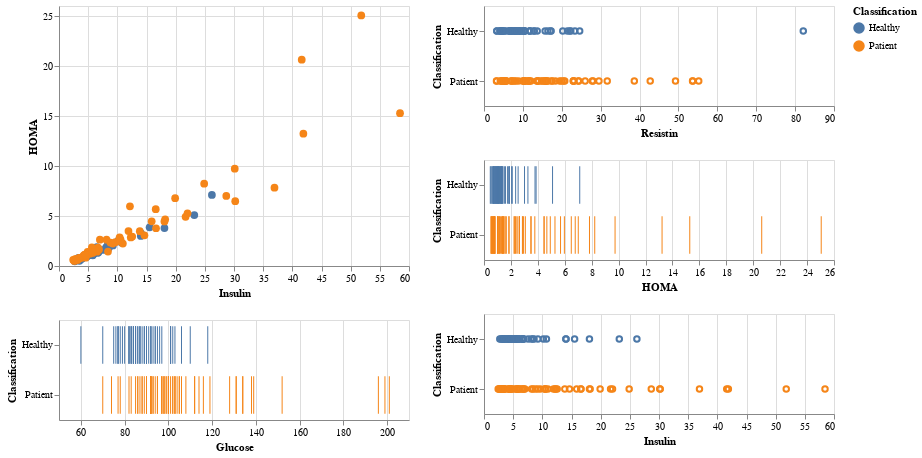

Source (notebook cell):
### Code cell
input_dropdown = alt.binding_select(options=[None,'Healthy Control','Patient'],labels=['All','Healthy Control','Patient'])
highlight = alt.selection(type='single',bind=input_dropdown, name='Classification',fields=['Classification'])
brush = alt.selection(type='interval')


scatter = alt.Chart(dataset).mark_circle(size=60).encode(
    x='Insulin',
    y='HOMA',
    color=alt.Color('Classification:N', scale=alt.Scale(scheme='tableau10')),
    opacity=alt.condition(highlight | brush, alt.value(1.0), alt.value(0.1)),
).properties(
    width=350,
    height=260,
    selection=highlight
).add_selection(
    brush
)

tick_axis = alt.Axis()

x_ticks1 = alt.Chart(dataset).mark_tick().encode(
    alt.X('Glucose:Q', axis=tick_axis, scale=alt.Scale(domain=[50, 210])),
    alt.Y('Classification:N', title='Classification', axis=tick_axis),
    color=alt.Color('Classification:N', scale=alt.Scale(scheme='tableau10')),
    opacity=alt.condition(highlight | brush , alt.value(1.0), alt.value(0.1))
).properties(
    height=100,
    width=350,
).add_selection(
    highlight
).add_selection(
    brush
)

x_ticks2 = alt.Chart(dataset).mark_point().encode(
    alt.X('Resistin:Q', axis=tick_axis),
    alt.Y('Classification:N', title='Classification', axis=tick_axis),
    color=alt.Color('Classification:N', scale=alt.Scale(scheme='tableau10')),
    opacity=alt.condition(highlight | brush , alt.value(1.0), alt.value(0.1))
).properties(
    height=100,
    width=350,
).add_selection(
    highlight
).add_selection(
    brush
)

x_ticks3 = alt.Chart(dataset).mark_tick().encode(
    alt.X('HOMA:Q', axis=tick_axis),
    alt.Y('Classification:N', title='Classification', axis=tick_axis),
    color=alt.Color('Classification:N', scale=alt.Scale(scheme='tableau10')),
    opacity=alt.condition(highlight | brush , alt.value(1.0), alt.value(0.1))
).properties(
    height=100,
    width=350,
).add_selection(
    highlight
).add_selection(
    brush
)

x_ticks4 = alt.Chart(dataset).mark_point().encode(
    alt.X('Insulin:Q', axis=tick_axis),
    alt.Y('Classification:N', title='Classification', axis=tick_axis),
    color=alt.Color('Classification:N', scale=alt.Scale(scheme='tableau10')),
    opacity=alt.condition(highlight | brush , alt.value(1.0), alt.value(0.1))
).properties(
    height=100,
    width=350,
).add_selection(
    highlight
).add_selection(
    brush
)

scatter & x_ticks1 |  x_ticks2 & x_ticks3 & x_ticks4

### Figure 1 — Vega-Lite specification as saved in the notebook (floating-point values rounded to 4 significant figures)
{"config": {"view": {"continuousWidth": 400, "continuousHeight": 300}}, "hconcat": [{"vconcat": [{"mark": {"type": "circle", "size": 60}, "encoding": {"color": {"type": "nominal", "field": "Classification", "scale": {"scheme": "tableau10"}}, "opacity": {"condition": {"value": 1.0, "selection": {"or": ["Classification", "selector002"]}}, "value": 0.1}, "x": {"type": "quantitative", "field": "Insulin"}, "y": {"type": "quantitative", "field": "HOMA"}}, "height": 260, "selection": {"Classification": {"type": "single", "bind": {"input": "select", "options": [null, "Healthy Control", "Patient"], "labels": ["All", "Healthy Control", "Patient"]}, "fields": ["Classification"]}, "selector002": {"type": "interval"}}, "width": 350}, {"mark": "tick", "encoding": {"color": {"type": "nominal", "field": "Classification", "scale": {"scheme": "tableau10"}}, "opacity": {"condition": {"value": 1.0, "selection": {"or": ["Classification", "selector002"]}}, "value": 0.1}, "x": {"type": "quantitative", "axis": {}, "field": "Glucose", "scale": {"domain": [50, 210]}}, "y": {"type": "nominal", "axis": {}, "field": "Classification", "title": "Classification"}}, "height": 100, "selection": {"Classification": {"type": "single", "bind": {"input": "select", "options": [null, "Healthy Control", "Patient"], "labels": ["All", "Healthy Control", "Patient"]}, "fields": ["Classification"]}, "selector002": {"type": "interval"}}, "width": 350}]}, {"vconcat": [{"mark": "point", "encoding": {"color": {"type": "nominal", "field": "Classification", "scale": {"scheme": "tableau10"}}, "opacity": {"condition": {"value": 1.0, "selection": {"or": ["Classification", "selector002"]}}, "value": 0.1}, "x": {"type": "quantitative", "axis": {}, "field": "Resistin"}, "y": {"type": "nominal", "axis": {}, "field": "Classification", "title": "Classification"}}, "height": 100, "selection": {"Classification": {"type": "single", "bind": {"input": "select", "options": [null, "Healthy Control", "Patient"], "labels": ["All", "Healthy Control", "Patient"]}, "fields": ["Classification"]}, "selector002": {"type": "interval"}}, "width": 350}, {"mark": "tick", "encoding": {"color": {"type": "nominal", "field": "Classification", "scale": {"scheme": "tableau10"}}, "opacity": {"condition": {"value": 1.0, "selection": {"or": ["Classification", "selector002"]}}, "value": 0.1}, "x": {"type": "quantitative", "axis": {}, "field": "HOMA"}, "y": {"type": "nominal", "axis": {}, "field": "Classification", "title": "Classification"}}, "height": 100, "selection": {"Classification": {"type": "single", "bind": {"input": "select", "options": [null, "Healthy Control", "Patient"], "labels": ["All", "Healthy Control", "Patient"]}, "fields": ["Classification"]}, "selector002": {"type": "interval"}}, "width": 350}, {"mark": "point", "encoding": {"color": {"type": "nominal", "field": "Classification", "scale": {"scheme": "tableau10"}}, "opacity": {"condition": {"value": 1.0, "selection": {"or": ["Classification", "selector002"]}}, "value": 0.1}, "x": {"type": "quantitative", "axis": {}, "field": "Insulin"}, "y": {"type": "nominal", "axis": {}, "field": "Classification", "title": "Classification"}}, "height": 100, "selection": {"Classification": {"type": "single", "bind": {"input": "select", "options": [null, "Healthy Control", "Patient"], "labels": ["All", "Healthy Control", "Patient"]}, "fields": ["Classification"]}, "selector002": {"type": "interval"}}, "width": 350}]}], "data": {"name": "data-4ab163a91e553ca35fdad7e1e7ddbe9f"}, "$schema": "https://vega.github.io/schema/vega-lite/v4.8.1.json", "datasets": {"data-4ab163a91e553ca35fdad7e1e7ddbe9f": [{"Age": 48, "BMI": 23.5, "Glucose": 70, "Insulin": 2.707, "HOMA": 0.4674, "Leptin": 8.807, "Adiponectin": 9.702, "Resistin": 7.996, "MCP": 417.1, "Classification": "Healthy"}, {"Age": 83, "BMI": 20.69, "Glucose": 92, "Insulin": 3.115, "HOMA": 0.7069, "Leptin": 8.844, "Adiponectin": 5.429, "Resistin": 4.064, "MCP": 468.8, "Classification": "Healthy"}, {"Age": 82, "BMI": 23.12, "Glucose": 91, "Insulin": 4.498, "HOMA": 1.01, "Leptin": 17.94, "Adiponectin": 22.43, "Resistin": 9.277, "MCP": 554.7, "Classification": "Healthy"}, {"Age": 68, "BMI": 21.37, "Glucose": 77, "Insulin": 3.226, "HOMA": 0.6127, "Leptin": 9.883, "Adiponectin": 7.17, "Resistin": 12.77, "MCP": 928.2, "Classification": "Healthy"}, {"Age": 86, "BMI": 21.11, "Glucose": 92, "Insulin": 3.549, "HOMA": 0.8054, "Leptin": 6.699, "Adiponectin": 4.819, "Resistin": 10.58, "MCP": 773.9, "Classification": "Healthy"}, {"Age": 49, "BMI": 22.85, "Glucose": 92, "Insulin": 3.226, "HOMA": 0.7321, "Leptin": 6.832, "Adiponectin": 13.68, "Resistin": 10.32, "MCP": 530.4, "Classification": "Healthy"}, {"Age": 89, "BMI": 22.7, "Glucose": 77, "Insulin": 4.69, "HOMA": 0.8908, "Leptin": 6.964, "Adiponectin": 5.59, "Resistin": 12.94, "MCP": 1256.0, "Classification": "Healthy"}, {"Age": 76, "BMI": 23.8, "Glucose": 118, "Insulin": 6.47, "HOMA": 1.883, "Leptin": 4.311, "Adiponectin": 13.25, "Resistin": 5.104, "MCP": 280.7, "Classification": "Healthy"}, {"Age": 73, "BMI": 22.0, "Glucose": 97, "Insulin": 3.35, "HOMA": 0.8015, "Leptin": 4.47, "Adiponectin": 10.36, "Resistin": 6.284, "MCP": 136.9, "Classification": "Healthy"}, {"Age": 75, "BMI": 23.0, "Glucose": 83, "Insulin": 4.952, "HOMA": 1.014, "Leptin": 17.13, "Adiponectin": 11.58, "Resistin": 7.091, "MCP": 318.3, "Classification": "Healthy"}, {"Age": 34, "BMI": 21.47, "Glucose": 78, "Insulin": 3.469, "HOMA": 0.6674, "Leptin": 14.57, "Adiponectin": 13.11, "Resistin": 6.92, "MCP": 354.6, "Classification": "Healthy"}, {"Age": 29, "BMI": 23.01, "Glucose": 82, "Insulin": 5.663, "HOMA": 1.145, "Leptin": 35.59, "Adiponectin": 26.72, "Resistin": 4.58, "MCP": 174.8, "Classification": "Healthy"}, {"Age": 25, "BMI": 22.86, "Glucose": 82, "Insulin": 4.09, "HOMA": 0.8273, "Leptin": 20.45, "Adiponectin": 23.67, "Resistin": 5.14, "MCP": 313.7, "Classification": "Healthy"}, {"Age": 24, "BMI": 18.67, "Glucose": 88, "Insulin": 6.107, "HOMA": 1.33, "Leptin": 8.88, "Adiponectin": 36.06, "Resistin": 6.85, "MCP": 632.2, "Classification": "Healthy"}, {"Age": 38, "BMI": 23.34, "Glucose": 75, "Insulin": 5.782, "HOMA": 1.07, "Leptin": 15.26, "Adiponectin": 17.95, "Resistin": 9.35, "MCP": 165.0, "Classification": "Healthy"}, {"Age": 44, "BMI": 20.76, "Glucose": 86, "Insulin": 7.553, "HOMA": 1.6, "Leptin": 14.09, "Adiponectin": 20.32, "Resistin": 7.64, "MCP": 63.61, "Classification": "Healthy"}, {"Age": 47, "BMI": 22.03, "Glucose": 84, "Insulin": 2.869, "HOMA": 0.59, "Leptin": 26.65, "Adiponectin": 38.04, "Resistin": 3.32, "MCP": 191.7, "Classification": "Healthy"}, {"Age": 61, "BMI": 32.04, "Glucose": 85, "Insulin": 18.08, "HOMA": 3.79, "Leptin": 30.77, "Adiponectin": 7.78, "Resistin": 13.68, "MCP": 444.4, "Classification": "Healthy"}, {"Age": 64, "BMI": 34.53, "Glucose": 95, "Insulin": 4.427, "HOMA": 1.037, "Leptin": 21.21, "Adiponectin": 5.463, "Resistin": 6.702, "MCP": 252.4, "Classification": "Healthy"}, {"Age": 32, "BMI": 36.51, "Glucose": 87, "Insulin": 14.03, "HOMA": 3.01, "Leptin": 49.37, "Adiponectin": 5.1, "Resistin": 17.1, "MCP": 588.5, "Classification": "Healthy"}, {"Age": 36, "BMI": 28.58, "Glucose": 86, "Insulin": 4.345, "HOMA": 0.9217, "Leptin": 15.12, "Adiponectin": 8.6, "Resistin": 9.154, "MCP": 534.2, "Classification": "Healthy"}, {"Age": 34, "BMI": 31.98, "Glucose": 87, "Insulin": 4.53, "HOMA": 0.9721, "Leptin": 28.75, "Adiponectin": 7.643, "Resistin": 5.626, "MCP": 572.8, "Classification": "Healthy"}, {"Age": 29, "BMI": 32.27, "Glucose": 84, "Insulin": 5.81, "HOMA": 1.204, "Leptin": 45.62, "Adiponectin": 6.21, "Resistin": 24.6, "MCP": 905.0, "Classification": "Healthy"}, {"Age": 35, "BMI": 30.28, "Glucose": 84, "Insulin": 4.376, "HOMA": 0.9067, "Leptin": 39.21, "Adiponectin": 9.048, "Resistin": 16.44, "MCP": 733.8, "Classification": "Healthy"}, {"Age": 54, "BMI": 30.48, "Glucose": 90, "Insulin": 5.537, "HOMA": 1.229, "Leptin": 12.33, "Adiponectin": 9.731, "Resistin": 10.19, "MCP": 1228.0, "Classification": "Healthy"}, {"Age": 45, "BMI": 37.04, "Glucose": 83, "Insulin": 6.76, "HOMA": 1.384, "Leptin": 39.98, "Adiponectin": 4.617, "Resistin": 8.704, "MCP": 586.2, "Classification": "Healthy"}, {"Age": 50, "BMI": 38.58, "Glucose": 106, "Insulin": 6.703, "HOMA": 1.753, "Leptin": 46.64, "Adiponectin": 4.668, "Resistin": 11.78, "MCP": 887.2, "Classification": "Healthy"}, {"Age": 66, "BMI": 31.45, "Glucose": 90, "Insulin": 9.245, "HOMA": 2.052, "Leptin": 45.96, "Adiponectin": 10.36, "Resistin": 23.38, "MCP": 1102.0, "Classification": "Healthy"}, {"Age": 35, "BMI": 35.25, "Glucose": 90, "Insulin": 6.817, "HOMA": 1.513, "Leptin": 50.61, "Adiponectin": 6.967, "Resistin": 22.04, "MCP": 667.9, "Classification": "Healthy"}, {"Age": 36, "BMI": 34.17, "Glucose": 80, "Insulin": 6.59, "HOMA": 1.3, "Leptin": 10.28, "Adiponectin": 5.066, "Resistin": 15.72, "MCP": 581.3, "Classification": "Healthy"}, {"Age": 66, "BMI": 36.21, "Glucose": 101, "Insulin": 15.53, "HOMA": 3.87, "Leptin": 74.71, "Adiponectin": 7.54, "Resistin": 22.32, "MCP": 865.0, "Classification": "Healthy"}, {"Age": 53, "BMI": 36.79, "Glucose": 101, "Insulin": 10.18, "HOMA": 2.535, "Leptin": 27.18, "Adiponectin": 20.03, "Resistin": 10.26, "MCP": 695.8, "Classification": "Healthy"}, {"Age": 28, "BMI": 35.86, "Glucose": 87, "Insulin": 8.576, "HOMA": 1.84, "Leptin": 68.51, "Adiponectin": 4.794, "Resistin": 21.44, "MCP": 358.6, "Classification": "Healthy"}, {"Age": 43, "BMI": 34.42, "Glucose": 89, "Insulin": 23.19, "HOMA": 5.092, "Leptin": 31.21, "Adiponectin": 8.301, "Resistin": 6.71, "MCP": 960.2, "Classification": "Healthy"}, {"Age": 51, "BMI": 27.69, "Glucose": 77, "Insulin": 3.855, "HOMA": 0.7322, "Leptin": 20.09, "Adiponectin": 3.192, "Resistin": 10.38, "MCP": 473.9, "Classification": "Healthy"}, {"Age": 67, "BMI": 29.61, "Glucose": 79, "Insulin": 5.819, "HOMA": 1.134, "Leptin": 21.9, "Adiponectin": 2.194, "Resistin": 4.207, "MCP": 585.3, "Classification": "Healthy"}, {"Age": 66, "BMI": 31.24, "Glucose": 82, "Insulin": 4.181, "HOMA": 0.8457, "Leptin": 16.22, "Adiponectin": 4.267, "Resistin": 3.292, "MCP": 634.6, "Classification": "Healthy"}, {"Age": 69, "BMI": 35.09, "Glucose": 101, "Insulin": 5.646, "HOMA": 1.407, "Leptin": 83.48, "Adiponectin": 6.797, "Resistin": 82.1, "MCP": 263.5, "Classification": "Healthy"}, {"Age": 60, "BMI": 26.35, "Glucose": 103, "Insulin": 5.138, "HOMA": 1.305, "Leptin": 24.3, "Adiponectin": 2.194, "Resistin": 20.25, "MCP": 379.0, "Classification": "Healthy"}, {"Age": 77, "BMI": 35.59, "Glucose": 76, "Insulin": 3.881, "HOMA": 0.7276, "Leptin": 21.79, "Adiponectin": 8.126, "Resistin": 17.26, "MCP": 618.3, "Classification": "Healthy"}, {"Age": 76, "BMI": 29.22, "Glucose": 83, "Insulin": 5.376, "HOMA": 1.101, "Leptin": 28.56, "Adiponectin": 7.37, "Resistin": 8.044, "MCP": 698.8, "Classification": "Healthy"}, {"Age": 76, "BMI": 27.2, "Glucose": 94, "Insulin": 14.07, "HOMA": 3.262, "Leptin": 35.89, "Adiponectin": 9.347, "Resistin": 8.416, "MCP": 377.2, "Classification": "Healthy"}, {"Age": 75, "BMI": 27.3, "Glucose": 85, "Insulin": 5.197, "HOMA": 1.09, "Leptin": 10.39, "Adiponectin": 9.001, "Resistin": 7.577, "MCP": 335.4, "Classification": "Healthy"}, {"Age": 69, "BMI": 32.5, "Glucose": 93, "Insulin": 5.43, "HOMA": 1.246, "Leptin": 15.14, "Adiponectin": 11.79, "Resistin": 11.79, "MCP": 270.1, "Classification": "Healthy"}, {"Age": 71, "BMI": 30.3, "Glucose": 102, "Insulin": 8.34, "HOMA": 2.098, "Leptin": 56.5, "Adiponectin": 8.13, "Resistin": 4.299, "MCP": 201.0, "Classification": "Healthy"}, {"Age": 66, "BMI": 27.7, "Glucose": 90, "Insulin": 6.042, "HOMA": 1.341, "Leptin": 24.85, "Adiponectin": 7.652, "Resistin": 6.705, "MCP": 225.9, "Classification": "Healthy"}, {"Age": 75, "BMI": 25.7, "Glucose": 94, "Insulin": 8.079, "HOMA": 1.873, "Leptin": 65.93, "Adiponectin": 3.741, "Resistin": 4.497, "MCP": 206.8, "Classification": "Healthy"}, {"Age": 78, "BMI": 25.3, "Glucose": 60, "Insulin": 3.508, "HOMA": 0.5192, "Leptin": 6.633, "Adiponectin": 10.57, "Resistin": 4.664, "MCP": 209.7, "Classification": "Healthy"}, {"Age": 69, "BMI": 29.4, "Glucose": 89, "Insulin": 10.7, "HOMA": 2.35, "Leptin": 45.27, "Adiponectin": 8.286, "Resistin": 4.53, "MCP": 215.8, "Classification": "Healthy"}, {"Age": 85, "BMI": 26.6, "Glucose": 96, "Insulin": 4.462, "HOMA": 1.057, "Leptin": 7.85, "Adiponectin": 7.932, "Resistin": 9.614, "MCP": 232.0, "Classification": "Healthy"}, {"Age": 76, "BMI": 27.1, "Glucose": 110, "Insulin": 26.21, "HOMA": 7.112, "Leptin": 21.78, "Adiponectin": 4.936, "Resistin": 8.494, "MCP": 45.84, "Classification": "Healthy"}, {"Age": 77, "BMI": 25.9, "Glucose": 85, "Insulin": 4.58, "HOMA": 0.9603, "Leptin": 13.74, "Adiponectin": 9.753, "Resistin": 11.77, "MCP": 488.8, "Classification": "Healthy"}, {"Age": 45, "BMI": 21.3, "Glucose": 102, "Insulin": 13.85, "HOMA": 3.485, "Leptin": 7.648, "Adiponectin": 21.06, "Resistin": 23.03, "MCP": 552.4, "Classification": "Patient"}, {"Age": 45, "BMI": 20.83, "Glucose": 74, "Insulin": 4.56, "HOMA": 0.8324, "Leptin": 7.753, "Adiponectin": 8.237, "Resistin": 28.03, "MCP": 383.0, "Classification": "Patient"}, {"Age": 49, "BMI": 20.96, "Glucose": 94, "Insulin": 12.3, "HOMA": 2.853, "Leptin": 11.24, "Adiponectin": 8.412, "Resistin": 23.12, "MCP": 573.6, "Classification": "Patient"}, {"Age": 34, "BMI": 24.24, "Glucose": 92, "Insulin": 21.7, "HOMA": 4.924, "Leptin": 16.74, "Adiponectin": 21.82, "Resistin": 12.07, "MCP": 481.9, "Classification": "Patient"}, {"Age": 42, "BMI": 21.36, "Glucose": 93, "Insulin": 2.999, "HOMA": 0.688, "Leptin": 19.08, "Adiponectin": 8.463, "Resistin": 17.38, "MCP": 321.9, "Classification": "Patient"}, {"Age": 68, "BMI": 21.08, "Glucose": 102, "Insulin": 6.2, "HOMA": 1.56, "Leptin": 9.699, "Adiponectin": 8.575, "Resistin": 13.74, "MCP": 448.8, "Classification": "Patient"}, {"Age": 51, "BMI": 19.13, "Glucose": 93, "Insulin": 4.364, "HOMA": 1.001, "Leptin": 11.08, "Adiponectin": 5.808, "Resistin": 5.571, "MCP": 90.6, "Classification": "Patient"}, {"Age": 62, "BMI": 22.66, "Glucose": 92, "Insulin": 3.482, "HOMA": 0.7902, "Leptin": 9.865, "Adiponectin": 11.24, "Resistin": 10.7, "MCP": 704.0, "Classification": "Patient"}, {"Age": 38, "BMI": 22.5, "Glucose": 95, "Insulin": 5.261, "HOMA": 1.233, "Leptin": 8.438, "Adiponectin": 4.772, "Resistin": 15.74, "MCP": 199.1, "Classification": "Patient"}, {"Age": 69, "BMI": 21.51, "Glucose": 112, "Insulin": 6.683, "HOMA": 1.846, "Leptin": 32.58, "Adiponectin": 4.138, "Resistin": 15.7, "MCP": 713.2, "Classification": "Patient"}, {"Age": 49, "BMI": 21.37, "Glucose": 78, "Insulin": 2.64, "HOMA": 0.5079, "Leptin": 6.334, "Adiponectin": 3.886, "Resistin": 22.94, "MCP": 737.7, "Classification": "Patient"}, {"Age": 51, "BMI": 22.89, "Glucose": 103, "Insulin": 2.74, "HOMA": 0.6961, "Leptin": 8.016, "Adiponectin": 9.35, "Resistin": 11.55, "MCP": 359.2, "Classification": "Patient"}, {"Age": 59, "BMI": 22.83, "Glucose": 98, "Insulin": 6.862, "HOMA": 1.659, "Leptin": 14.9, "Adiponectin": 4.23, "Resistin": 8.205, "MCP": 355.3, "Classification": "Patient"}, {"Age": 45, "BMI": 23.14, "Glucose": 116, "Insulin": 4.902, "HOMA": 1.403, "Leptin": 18.0, "Adiponectin": 4.295, "Resistin": 5.263, "MCP": 518.6, "Classification": "Patient"}, {"Age": 54, "BMI": 24.22, "Glucose": 86, "Insulin": 3.73, "HOMA": 0.7913, "Leptin": 8.687, "Adiponectin": 3.705, "Resistin": 10.34, "MCP": 635.0, "Classification": "Patient"}, {"Age": 64, "BMI": 22.22, "Glucose": 98, "Insulin": 5.7, "HOMA": 1.378, "Leptin": 12.19, "Adiponectin": 4.784, "Resistin": 13.91, "MCP": 396.0, "Classification": "Patient"}, {"Age": 46, "BMI": 20.83, "Glucose": 88, "Insulin": 3.42, "HOMA": 0.7424, "Leptin": 12.87, "Adiponectin": 18.55, "Resistin": 13.56, "MCP": 301.2, "Classification": "Patient"}, {"Age": 44, "BMI": 19.56, "Glucose": 114, "Insulin": 15.89, "HOMA": 4.468, "Leptin": 13.08, "Adiponectin": 20.37, "Resistin": 4.62, "MCP": 220.7, "Classification": "Patient"}, {"Age": 45, "BMI": 20.26, "Glucose": 92, "Insulin": 3.44, "HOMA": 0.7807, "Leptin": 7.65, "Adiponectin": 16.67, "Resistin": 7.84, "MCP": 193.9, "Classification": "Patient"}, {"Age": 44, "BMI": 24.74, "Glucose": 106, "Insulin": 58.46, "HOMA": 15.29, "Leptin": 18.16, "Adiponectin": 16.1, "Resistin": 5.31, "MCP": 244.8, "Classification": "Patient"}, {"Age": 51, "BMI": 18.37, "Glucose": 105, "Insulin": 6.03, "HOMA": 1.562, "Leptin": 9.62, "Adiponectin": 12.76, "Resistin": 3.21, "MCP": 513.7, "Classification": "Patient"}, {"Age": 72, "BMI": 23.62, "Glucose": 105, "Insulin": 4.42, "HOMA": 1.145, "Leptin": 21.78, "Adiponectin": 17.86, "Resistin": 4.82, "MCP": 195.9, "Classification": "Patient"}, {"Age": 46, "BMI": 22.21, "Glucose": 86, "Insulin": 36.94, "HOMA": 7.836, "Leptin": 10.16, "Adiponectin": 9.76, "Resistin": 5.68, "MCP": 312.0, "Classification": "Patient"}, {"Age": 43, "BMI": 26.56, "Glucose": 101, "Insulin": 10.55, "HOMA": 2.63, "Leptin": 9.8, "Adiponectin": 6.42, "Resistin": 16.1, "MCP": 806.7, "Classification": "Patient"}, {"Age": 55, "BMI": 31.98, "Glucose": 92, "Insulin": 16.64, "HOMA": 3.775, "Leptin": 37.22, "Adiponectin": 11.02, "Resistin": 7.165, "MCP": 483.4, "Classification": "Patient"}, {"Age": 43, "BMI": 31.25, "Glucose": 103, "Insulin": 4.328, "HOMA": 1.1, "Leptin": 25.78, "Adiponectin": 12.72, "Resistin": 38.65, "MCP": 775.3, "Classification": "Patient"}, {"Age": 86, "BMI": 26.67, "Glucose": 201, "Insulin": 41.61, "HOMA": 20.63, "Leptin": 47.65, "Adiponectin": 5.357, "Resistin": 24.37, "MCP": 1698.0, "Classification": "Patient"}, {"Age": 41, "BMI": 26.67, "Glucose": 97, "Insulin": 22.03, "HOMA": 5.272, "Leptin": 44.71, "Adiponectin": 13.49, "Resistin": 27.83, "MCP": 783.8, "Classification": "Patient"}, {"Age": 59, "BMI": 28.67, "Glucose": 77, "Insulin": 3.188, "HOMA": 0.6055, "Leptin": 17.02, "Adiponectin": 16.44, "Resistin": 31.69, "MCP": 910.5, "Classification": "Patient"}, {"Age": 81, "BMI": 31.64, "Glucose": 100, "Insulin": 9.669, "HOMA": 2.385, "Leptin": 38.81, "Adiponectin": 10.64, "Resistin": 29.56, "MCP": 426.2, "Classification": "Patient"}, {"Age": 48, "BMI": 32.46, "Glucose": 99, "Insulin": 28.68, "HOMA": 7.003, "Leptin": 46.08, "Adiponectin": 21.57, "Resistin": 10.16, "MCP": 738.0, "Classification": "Patient"}, {"Age": 71, "BMI": 25.51, "Glucose": 112, "Insulin": 10.39, "HOMA": 2.872, "Leptin": 19.07, "Adiponectin": 5.486, "Resistin": 42.74, "MCP": 799.9, "Classification": "Patient"}, {"Age": 42, "BMI": 29.3, "Glucose": 98, "Insulin": 4.172, "HOMA": 1.009, "Leptin": 12.26, "Adiponectin": 6.696, "Resistin": 53.67, "MCP": 1042.0, "Classification": "Patient"}, {"Age": 65, "BMI": 29.67, "Glucose": 85, "Insulin": 14.65, "HOMA": 3.071, "Leptin": 26.52, "Adiponectin": 7.283, "Resistin": 19.46, "MCP": 1698.0, "Classification": "Patient"}, {"Age": 48, "BMI": 28.12, "Glucose": 90, "Insulin": 2.54, "HOMA": 0.5639, "Leptin": 15.53, "Adiponectin": 10.22, "Resistin": 16.11, "MCP": 1698.0, "Classification": "Patient"}, {"Age": 85, "BMI": 27.69, "Glucose": 196, "Insulin": 51.81, "HOMA": 25.05, "Leptin": 70.88, "Adiponectin": 7.902, "Resistin": 55.22, "MCP": 1078.0, "Classification": "Patient"}, {"Age": 48, "BMI": 31.25, "Glucose": 199, "Insulin": 12.16, "HOMA": 5.97, "Leptin": 18.13, "Adiponectin": 4.104, "Resistin": 53.63, "MCP": 1698.0, "Classification": "Patient"}, {"Age": 58, "BMI": 29.15, "Glucose": 139, "Insulin": 16.58, "HOMA": 5.685, "Leptin": 22.89, "Adiponectin": 10.26, "Resistin": 13.97, "MCP": 923.9, "Classification": "Patient"}, {"Age": 40, "BMI": 30.84, "Glucose": 128, "Insulin": 41.89, "HOMA": 13.23, "Leptin": 31.04, "Adiponectin": 6.161, "Resistin": 17.56, "MCP": 638.3, "Classification": "Patient"}, {"Age": 82, "BMI": 31.22, "Glucose": 100, "Insulin": 18.08, "HOMA": 4.459, "Leptin": 31.65, "Adiponectin": 9.924, "Resistin": 19.95, "MCP": 994.3, "Classification": "Patient"}, {"Age": 52, "BMI": 30.8, "Glucose": 87, "Insulin": 30.21, "HOMA": 6.483, "Leptin": 29.27, "Adiponectin": 6.269, "Resistin": 24.25, "MCP": 764.7, "Classification": "Patient"}, {"Age": 49, "BMI": 32.46, "Glucose": 134, "Insulin": 24.89, "HOMA": 8.226, "Leptin": 42.39, "Adiponectin": 10.79, "Resistin": 5.768, "MCP": 656.4, "Classification": "Patient"}, {"Age": 60, "BMI": 31.23, "Glucose": 131, "Insulin": 30.13, "HOMA": 9.736, "Leptin": 37.84, "Adiponectin": 8.404, "Resistin": 11.5, "MCP": 396.0, "Classification": "Patient"}, {"Age": 49, "BMI": 29.78, "Glucose": 70, "Insulin": 8.396, "HOMA": 1.45, "Leptin": 51.34, "Adiponectin": 10.73, "Resistin": 20.77, "MCP": 602.5, "Classification": "Patient"}, {"Age": 44, "BMI": 27.89, "Glucose": 99, "Insulin": 9.208, "HOMA": 2.249, "Leptin": 12.68, "Adiponectin": 5.478, "Resistin": 23.03, "MCP": 407.2, "Classification": "Patient"}, {"Age": 40, "BMI": 27.64, "Glucose": 103, "Insulin": 2.432, "HOMA": 0.6179, "Leptin": 14.32, "Adiponectin": 6.784, "Resistin": 26.01, "MCP": 293.1, "Classification": "Patient"}, {"Age": 71, "BMI": 27.92, "Glucose": 104, "Insulin": 18.2, "HOMA": 4.669, "Leptin": 53.5, "Adiponectin": 1.656, "Resistin": 49.24, "MCP": 256.0, "Classification": "Patient"}, {"Age": 69, "BMI": 28.44, "Glucose": 108, "Insulin": 8.808, "HOMA": 2.346, "Leptin": 14.75, "Adiponectin": 5.288, "Resistin": 16.49, "MCP": 353.6, "Classification": "Patient"}, {"Age": 74, "BMI": 28.65, "Glucose": 88, "Insulin": 3.012, "HOMA": 0.6538, "Leptin": 31.12, "Adiponectin": 7.652, "Resistin": 18.36, "MCP": 572.4, "Classification": "Patient"}, {"Age": 66, "BMI": 26.56, "Glucose": 89, "Insulin": 6.524, "HOMA": 1.432, "Leptin": 14.91, "Adiponectin": 8.43, "Resistin": 14.92, "MCP": 269.5, "Classification": "Patient"}, {"Age": 65, "BMI": 30.92, "Glucose": 97, "Insulin": 10.49, "HOMA": 2.51, "Leptin": 44.02, "Adiponectin": 3.71, "Resistin": 20.47, "MCP": 396.6, "Classification": "Patient"}, {"Age": 72, "BMI": 29.14, "Glucose": 83, "Insulin": 10.95, "HOMA": 2.242, "Leptin": 26.81, "Adiponectin": 2.785, "Resistin": 14.77, "MCP": 232.0, "Classification": "Patient"}, {"Age": 57, "BMI": 34.84, "Glucose": 95, "Insulin": 12.55, "HOMA": 2.94, "Leptin": 33.16, "Adiponectin": 2.365, "Resistin": 9.954, "MCP": 655.8, "Classification": "Patient"}, {"Age": 73, "BMI": 37.11, "Glucose": 134, "Insulin": 5.636, "HOMA": 1.863, "Leptin": 41.41, "Adiponectin": 3.336, "Resistin": 6.892, "MCP": 788.9, "Classification": "Patient"}, {"Age": 45, "BMI": 29.38, "Glucose": 90, "Insulin": 4.713, "HOMA": 1.046, "Leptin": 23.85, "Adiponectin": 6.644, "Resistin": 15.56, "MCP": 621.3, "Classification": "Patient"}, {"Age": 46, "BMI": 33.18, "Glucose": 92, "Insulin": 5.75, "HOMA": 1.305, "Leptin": 18.69, "Adiponectin": 9.16, "Resistin": 8.89, "MCP": 209.2, "Classification": "Patient"}, {"Age": 68, "BMI": 35.56, "Glucose": 131, "Insulin": 8.15, "HOMA": 2.634, "Leptin": 17.87, "Adiponectin": 11.9, "Resistin": 4.19, "MCP": 198.4, "Classification": "Patient"}, {"Age": 75, "BMI": 30.48, "Glucose": 152, "Insulin": 7.01, "HOMA": 2.628, "Leptin": 50.53, "Adiponectin": 10.06, "Resistin": 11.73, "MCP": 99.45, "Classification": "Patient"}, {"Age": 54, "BMI": 36.05, "Glucose": 119, "Insulin": 11.91, "HOMA": 3.496, "Leptin": 89.27, "Adiponectin": 8.01, "Resistin": 5.06, "MCP": 218.3, "Classification": "Patient"}, {"Age": 45, "BMI": 26.85, "Glucose": 92, "Insulin": 3.33, "HOMA": 0.7557, "Leptin": 54.68, "Adiponectin": 12.1, "Resistin": 10.96, "MCP": 268.2, "Classification": "Patient"}, {"Age": 62, "BMI": 26.84, "Glucose": 100, "Insulin": 4.53, "HOMA": 1.117, "Leptin": 12.45, "Adiponectin": 21.42, "Resistin": 7.32, "MCP": 330.2, "Classification": "Patient"}, {"Age": 65, "BMI": 32.05, "Glucose": 97, "Insulin": 5.73, "HOMA": 1.371, "Leptin": 61.48, "Adiponectin": 22.54, "Resistin": 10.33, "MCP": 314.1, "Classification": "Patient"}, {"Age": 72, "BMI": 25.59, "Glucose": 82, "Insulin": 2.82, "HOMA": 0.5704, "Leptin": 24.96, "Adiponectin": 33.75, "Resistin": 3.27, "MCP": 392.5, "Classification": "Patient"}, {"Age": 86, "BMI": 27.18, "Glucose": 138, "Insulin": 19.91, "HOMA": 6.777, "Leptin": 90.28, "Adiponectin": 14.11, "Resistin": 4.35, "MCP": 90.09, "Classification": "Patient"}]}}
